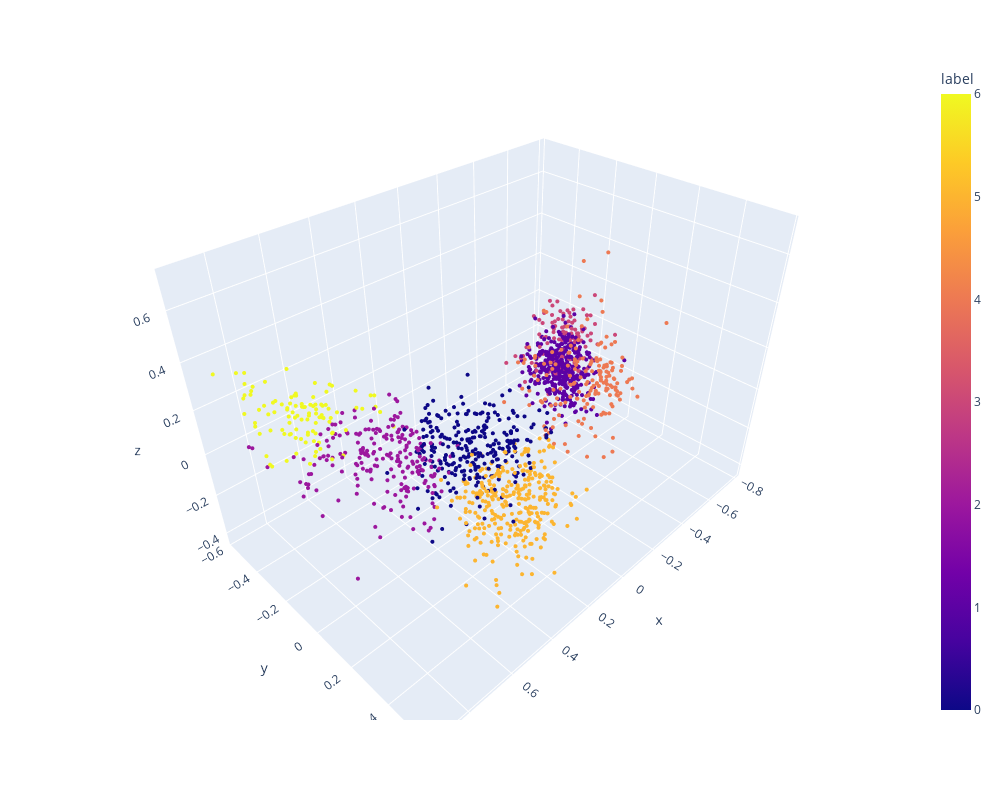
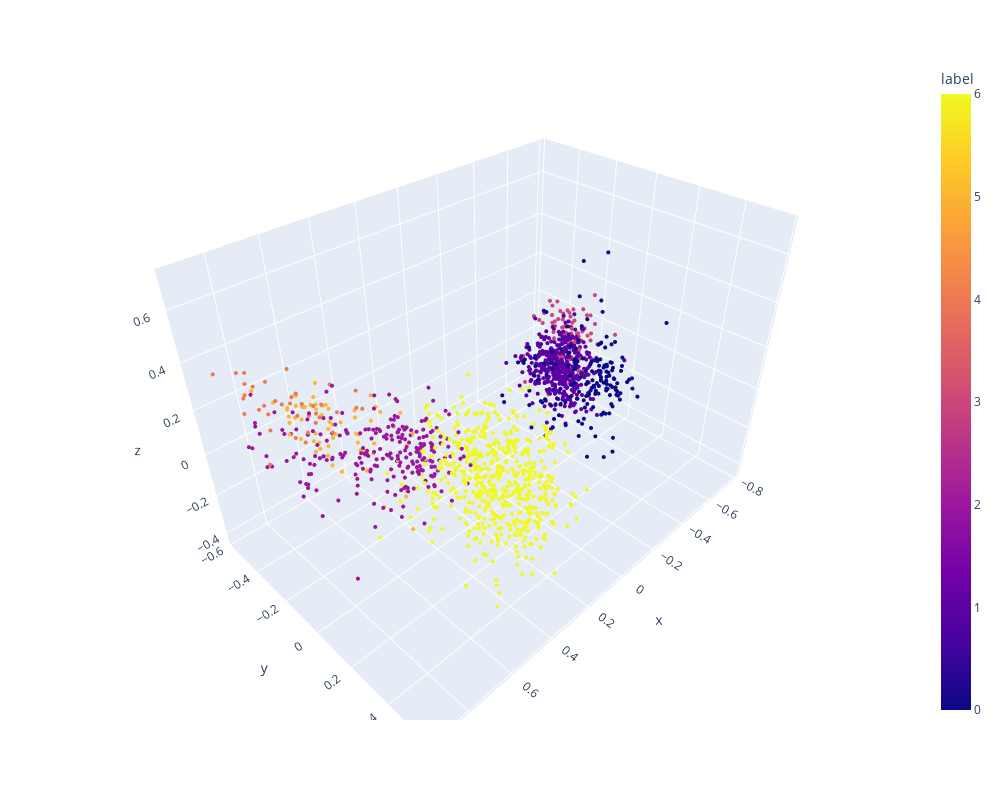

The code cell stored with these charts, in order, in its notebook:
### Code cell
plot_clusters_on_pc_kmeans_3d(7, data, marker_size=1.4), plot_clusters_on_pc_spectral_3d(7, data, marker_size=1.4)

### Figure 1 — Plotly figure (JSON) as saved in the notebook; plotly's stock layout.template omitted (floating-point values rounded to 4 significant figures; data arrays with more than 128 entries replaced by an {"elided": "..."} marker saying what was removed)
{"data": [{"hovertemplate": "x=%{x}<br>y=%{y}<br>z=%{z}<br>label=%{marker.color}<extra></extra>", "legendgroup": "", "marker": {"color": {"elided": "2084 int values"}, "coloraxis": "coloraxis", "size": 1.4, "symbol": "circle"}, "mode": "markers", "name": "", "scene": "scene", "showlegend": false, "type": "scatter3d", "x": {"elided": "2084 float values"}, "y": {"elided": "2084 float values"}, "z": {"elided": "2084 float values"}}], "layout": {"coloraxis": {"colorbar": {"title": {"text": "label"}}, "colorscale": [[0, "#0d0887"], [0.1111, "#46039f"], [0.2222, "#7201a8"], [0.3333, "#9c179e"], [0.4444, "#bd3786"], [0.5556, "#d8576b"], [0.6667, "#ed7953"], [0.7778, "#fb9f3a"], [0.8889, "#fdca26"], [1, "#f0f921"]]}, "height": 800, "legend": {"tracegroupgap": 0}, "margin": {"t": 60}, "scene": {"domain": {"x": [0, 1], "y": [0, 1]}, "xaxis": {"title": {"text": "x"}}, "yaxis": {"title": {"text": "y"}}, "zaxis": {"title": {"text": "z"}}}, "width": 1000}}

### Figure 2 — Plotly figure (JSON) as saved in the notebook; plotly's stock layout.template omitted (floating-point values rounded to 4 significant figures; data arrays with more than 128 entries replaced by an {"elided": "..."} marker saying what was removed)
{"data": [{"hovertemplate": "x=%{x}<br>y=%{y}<br>z=%{z}<br>label=%{marker.color}<extra></extra>", "legendgroup": "", "marker": {"color": {"elided": "2084 int values"}, "coloraxis": "coloraxis", "size": 1.4, "symbol": "circle"}, "mode": "markers", "name": "", "scene": "scene", "showlegend": false, "type": "scatter3d", "x": {"elided": "2084 float values"}, "y": {"elided": "2084 float values"}, "z": {"elided": "2084 float values"}}], "layout": {"coloraxis": {"colorbar": {"title": {"text": "label"}}, "colorscale": [[0, "#0d0887"], [0.1111, "#46039f"], [0.2222, "#7201a8"], [0.3333, "#9c179e"], [0.4444, "#bd3786"], [0.5556, "#d8576b"], [0.6667, "#ed7953"], [0.7778, "#fb9f3a"], [0.8889, "#fdca26"], [1, "#f0f921"]]}, "height": 800, "legend": {"tracegroupgap": 0}, "margin": {"t": 60}, "scene": {"domain": {"x": [0, 1], "y": [0, 1]}, "xaxis": {"title": {"text": "x"}}, "yaxis": {"title": {"text": "y"}}, "zaxis": {"title": {"text": "z"}}}, "width": 1000}}
